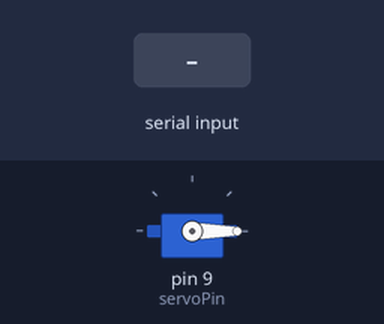
This sketch was run on a simulated Arduino Uno, built with avr-gcc and run on an emulated ATmega328P. Shown: servo. The test bench sets the inputs (shaded band).

Above: at 1.2 s.
1.3 s: "90,45\n" received over Serial
At 1.7 s:
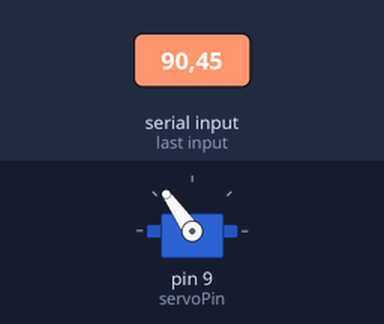
2.8 s: "30,150\n" received over Serial
At 4.0 s:
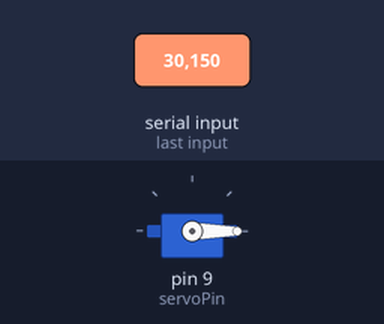
4.3 s: "200\n" received over Serial
5.8 s: "5\n" received over Serial
At 6.2 s:
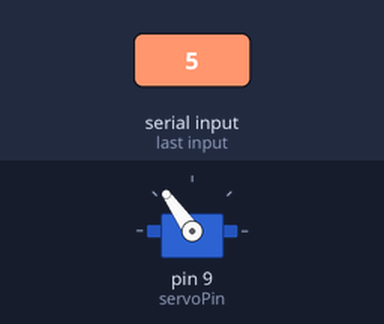
7.3 s: "90\n" received over Serial
At 8.6 s:
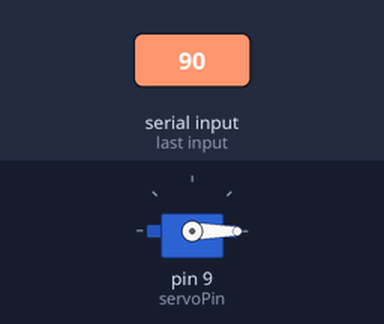
Timing chart, 0 to 9.8 s (numbered marks = the images above; inputs shaded):
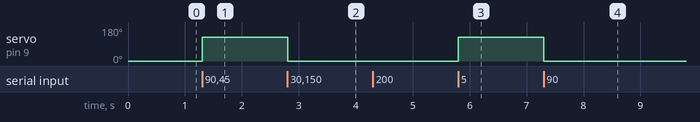

Measured:
- after the input at 1.3 s, servo on pin 9 (servoPin): 0° → 125° at once
- after the input at 2.8 s, servo on pin 9 (servoPin): 125° → 0° at once
- after the input at 5.8 s, servo on pin 9 (servoPin): 0° → 125° at once
- after the input at 7.3 s, servo on pin 9 (servoPin): 125° → 0° at once

The sketch:

servo_control.ino
```cpp
// Save this as dance_servo_controller.ino
#include <Servo.h>

Servo myServo;  // Create a servo object to control our motor
const int servoPin = 9; // Pin connected to the servo signal wire

// Map the 8 speed tiers (0-7) to 8 distinct angles (from 0 to 180 degrees)
const int angles[] = {0, 25, 50, 75, 100, 125, 150, 180};

// Track the current target angle to prevent flooded redundant commands
int currentAngle = 0;

void setup() {
  Serial.begin(9600); // Initialize USB communication at 9600 baud
  myServo.attach(servoPin); // Link the servo object to pin 9
  myServo.write(0); // Start the servo at 0 degrees
}

void loop() {
  if (Serial.available() > 0) {
    char command = Serial.read();

    // If Python sends a speed tier character digit between '0' and '7'
    if (command >= '0' && command <= '7') {
      int speedTier = command - '0'; // Convert character to integer index
      int targetAngle = angles[speedTier]; // Look up the designated angle

      myServo.write(targetAngle); // Tell the servo to rotate to the position
    }
    // Optional 'M' Mute condition: What should the servo do when you stop moving?
    else if (command == 'M') {
      myServo.write(0); // Return back to the home base (0 degrees) when resting
    }
  }
}
```
